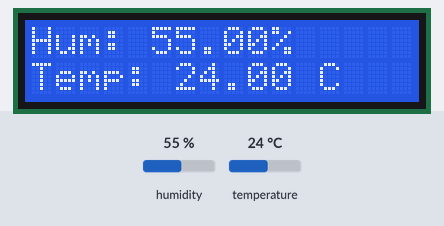
This sketch was run on a simulated Arduino Uno, built with avr-gcc and run on an emulated ATmega328P. Parts: 16×2 character LCD. The test bench sets the inputs (shaded band); at power-on: humidity 55 %, temperature 24 °C. What the sketch prints to the serial monitor is not drawn.

Above: at 2.7 s.
2.8 s: humidity set to 22 %
At 4.5 s:
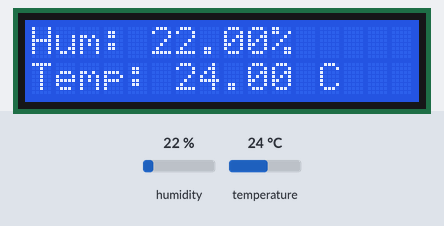
5.8 s: temperature set to 12 °C
At 6.7 s:
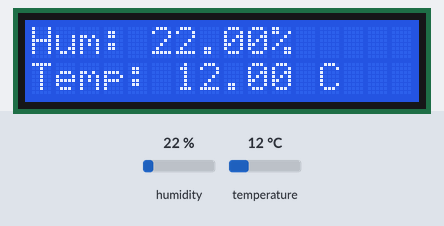
8.8 s: humidity set to 40 %
At 11.1 s:
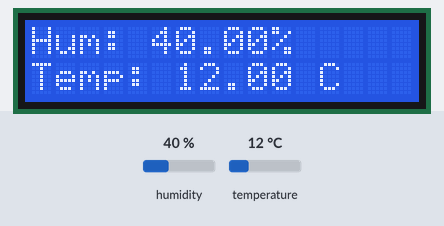
11.8 s: temperature set to 19 °C
At 13.4 s:
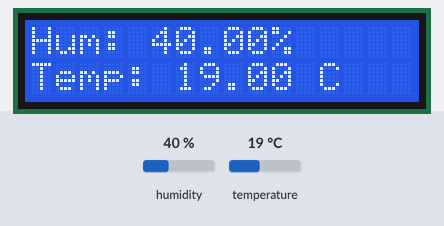
Timing chart, 0 to 14.9 s (numbered marks = the images above; inputs shaded):
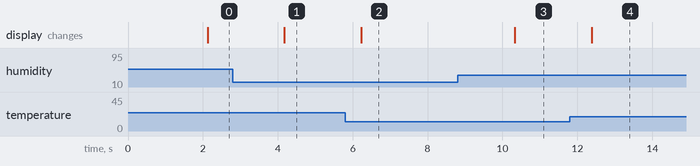

Measured:
- after the input at 2.8 s, the display: changes after 1.4 s (image 1)
- after the input at 5.8 s, the display: changes after 0.43 s (image 2)
- after the input at 8.8 s, the display: changes after 1.5 s (image 3)
- after the input at 11.8 s, the display: changes after 0.58 s (image 4)

The sketch:

umidit_.ino
```cpp
#include <DHT.h>
#include <DIYables_LCD_I2C.h>

#define DHTPIN 2
#define DHTTYPE DHT11

DHT dht(DHTPIN, DHTTYPE);

// indirizzo I2C (di solito 0x27)
DIYables_LCD_I2C lcd(0x27, 16, 2);

void setup() {
  Serial.begin(9600);
  dht.begin();

  lcd.init();
  lcd.backlight();
  lcd.print("hello world");
}

void loop() {
  delay(2000);
  lcd.clear();

  float h = dht.readHumidity();
  float t = dht.readTemperature();

  if (isnan(h) || isnan(t)) {
    lcd.setCursor(0, 0);
    lcd.print("Errore sensore");
    return;
  }

  lcd.setCursor(0, 0);
  lcd.print("Hum: ");
  lcd.print(h);
  lcd.print("%");

  lcd.setCursor(0, 1);
  lcd.print("Temp: ");
  lcd.print(t);
  lcd.print(" C");


  Serial.print("Hum: ");
  Serial.print(h);
  Serial.println("%");

  Serial.print("Temp: ");
  Serial.print(t);
  Serial.println(" C");
}
```
